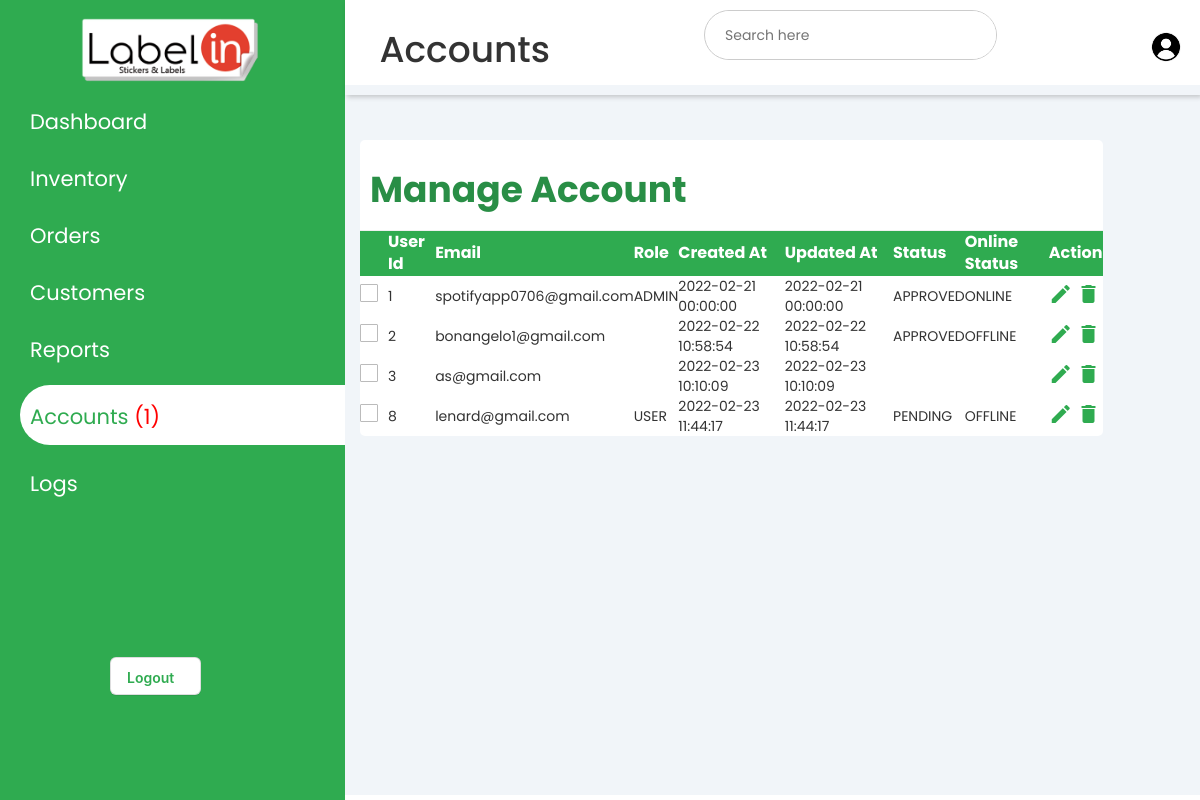
The app's page /adminaccounts.php with its own data.
### tables this page shows
CREATE TABLE `users` (
  `user_id` int(11) NOT NULL,
  `password` varchar(60) NOT NULL,
  `email` varchar(60) NOT NULL,
  `role` varchar(10) NOT NULL,
  `createdat` datetime NOT NULL,
  `updatedat` datetime NOT NULL,
  `status` varchar(40) NOT NULL,
  `onstat` varchar(20) NOT NULL
);

### adminaccounts.php (the view, shortened to what this page needs)
<?php
  include "conn.php";
  $pending = 0;
  $pencheck = $conn -> query("SELECT * FROM users WHERE status = 'PENDING'");
  while($found = mysqli_fetch_array($pencheck))
  {
    $pending += 1;
  }
$users = "SELECT * FROM users";
$result = mysqli_query($conn,$users);
?>
<!DOCTYPE html>
<html lang="en">
<head>
    <link rel="stylesheet" href="https://maxst.icons8.com/vue-static/landings/line-awesome/line-awesome/1.3.0/css/line-awesome.min.css">
    <link rel="stylesheet" href="https://maxcdn.bootstrapcdn.com/font-awesome/4.7.0/css/font-awesome.min.css">
    <link rel="stylesheet" href="https://maxcdn.bootstrapcdn.com/bootstrap/3.3.7/css/bootstrap.min.css">
    <link rel="stylesheet" href="css/admindashboard.css">
</head>
<body>
        <div class="sidebar">
            <div class="sidebar-brand">
                <img src="image/labelin-logo.png" class="labelinlogo" alt="">
            </div>
            <div class="sidebar-menu">
                <ul>
                    <li>
                        <a href="admindashboard.php"><span class="las la-igloo"></span>
                        <span>Dashboard</span></a>
                    </li>
                    <li>
                        <a href="admininventory.php" ><span class="las la-clipboard-list"></span>
                        <span>Inventory</span></a>
                    </li>
                    <li>
                        <a href="" ><span class="las la-receipt"></span>
                        <span>Orders</span></a>
                    </li>
                    <li>
                        <a href=""><span class="las la-users"></span>
                        <span>Customers</span></a>
                    </li>
                    <li>
                        <a href=""><span class="las la-paste"></span>
                        <span>Reports</span></a>
                    </li>
                    <li>
                        <a href="" class="active"><span class="las la-user-circle"></span>
                        <span>Accounts <font style= color:red;>(<?php echo $pending?>)</font></span></a>
                    </li>
                    <li>
                        <a href="adminlogs.php"><span class="las la-igloo"></span>
                        <span>Logs</span></a>
                    </li>
                </ul>
                <a href="logout.php"><div>
                    <button class="btnlogout" role="button">Logout <span class="las la-door-open"></span></button>
                </div></a>
            </div>
        </div>
        <div class = "main-content">
             <header>
                    <h1>
                        <label for="">
                            <span class="la la-bars"></span>
                        </label>
                        Accounts
                    </h1>
                    <div class="search-wrapper">
                        <input type="research" placeholder="Search here">
                    </div>
                    <div class="user-wrapper">
                        <img src="image/usericon.png" width="30px" height="30px" alt="">
                    </div>
            </header>
            <main>
                <div class="table-grid">
                        <div class="orders">
                            <div class="table-card">
                                <div class="table-grid-header">
                                    <h1><b>Manage Account</b></h1>
                                    <br>
                                </div>
                                <div class="table-grid-card-body">
                                    <table width=100%>
                                        <thead>
                                            <tr class="tr-head">
                                                <th></th>
                                                <th>User Id</th>
                                                <th>Email</th>
                                                <th>Role</th>
                                                <th>Created At</th>
                                                <th>Updated At</th>
                                                <th>Status</th>
                                                <th>Online Status</th>
                                                <th>Action</th>
                                            </tr>
                                        </div>
                                    <tbody>
                                        <?php while($row=mysqli_fetch_assoc($result)):?>
                                        <tr>
                                            <th>
                                                <span class="custom-checkbox">
                                                <label for="checkbox1"></label>
                                                </span>
                                            </th>
                                            <td><?php echo $row['user_id'];?></td>
                                            <td><?php echo $row['email'];?></td>
                                            <td><?php echo $row['role'];?></td>
                                            <td><?php echo $row['createdat'];?></td>
                                            <td><?php echo $row['updatedat'];?></td>
                                            <td><?php echo $row['status'];?></td>
                                            <td><?php echo $row['onstat'];?></td>
                                            <td>
                                            <a href="" class="edit" data-toggle="modal"><i class="material-icons" data-toggle="tooltip" title="Edit">&#xE254;</i></a>
                                            <a href="" class="delete" data-toggle="modal"><i class="material-icons" data-toggle="tooltip" title="Delete">&#xE872;</i></a>
                                            </td>
                                         </tr>
                                         <?php endwhile;?>
                                        </tbody>
                            </div>
                                </div>
                            </div>
                        </div>
</body>
</html>

### css/admindashboard.css (style rules this page uses)
:root { --main-color: #2fab50; --color-dark: #1D2231; --text-grey: #8390A2; }
* { padding: 0; margin: 0; box-sizing: border-box; list-style-type: none; text-decoration: none; font-family: 'Poppins', sans-serif; }
.sidebar { width: 345px; position: fixed; left: 0; top: 0; height: 100%; background: var(--main-color); z-index: 100; }
.sidebar-brand { height: 90px; padding: 1rem 0rem 1rem 2rem; color: #fff; }
.sidebar-menu { margin-top: 1rem; }
.sidebar-brand img { margin-right: .4rem; position: relative; left: 53px; top: -45px; }
.sidebar-menu li { width: 100%; margin-bottom: 1.7rem; padding-left: 2rem; }
.sidebar-menu a.active { background: #fff; padding-top: 1rem; padding-bottom: 1rem; color: var(--main-color); border-radius: 30px 0px 0px 30px; }
.sidebar-menu a { display: block; color: #fff; font-size: 21px; }
.sidebar-menu a span:first-child { font-size: 28px; padding-right: 1rem; }
header { display: flex; justify-content: space-between; padding: 1rem 1.5rem; box-shadow: 2px 2px 5px rgba(0,0,0,0.2); position: fixed; left: 345px; width: calc(100% - 345px); top: 0; z-index: 100; }
header label span { font-size: 1.7rem; padding-right: 1rem; }
.search-wrapper { border: 1px solid #ccc; border-radius: 30px; height: 50px; display: flex; align-items: center; overflow-x: hidden; }
.search-wrapper input { height: 100%; padding: .5m; border: none; outline: none; }
.user-wrapper { display: flex; align-items: center; }
.user-wrapper img { border-radius: 50%; margin-right: .4rem; }
.main-content { margin-left: 345px; }
main { margin-top:85px; padding: 2rem 1.5rem; background: #f1f5f9; min-height: calc(100vh - 90px); }
table { border-collapse: collapse; }
.table-grid { margin-top: 3.5rem; display: grid; grid-gap: 3rem; grid-template-columns: 90% auto; border-spacing: 25px; }
.table-card { background: #fff; border-radius: 5px; border-spacing: 5px 1rem; }
.table-grid-header, .table-grid-body { padding: 1rem; }
.table-grid-header { display: flex; justify-content: space-between; align-items: center; color: #298e46; border-bottom: 1px solid #f0f0f0; }
.tr-head { font-size: 16px; color: #fff; background-color: var(--main-color); }
.table-grid td:last-child i { text-align: center; color: var(--main-color); }
.btnlogout { appearance: none; background-color: #ffff; border: 1px solid rgba(27, 31, 35, .15); border-radius: 6px; box-shadow: rgba(27, 31, 35, .1) 0 1px 0; box-sizing: border-box; color: var(--main-color); cursor: pointer; display: inline-block; font-family: -apple-system,system-ui,"Segoe UI",Helvetica,Arial,sans-serif,"Apple Color Emoji","Segoe UI Emoji"; font-size: 14px; font-weight: 600; line-height: 20px; padding: 6px 16px; position: relative; text-align: center; text-decoration: none; user-select: none; -webkit-user-select: none; touch-action: manipulation; vertical-align: middle; white-space: nowrap; margin-left: 11rem; margin-top: 40%; }
.custom-checkbox { position: relative; }
.custom-checkbox label:before { width: 18px; height: 18px; }
.custom-checkbox label:before { content: ''; margin-right: 10px; display: inline-block; vertical-align: text-top; background: white; border: 1px solid #bbb; border-radius: 1px; box-sizing: border-box; z-index: 2; }
.labelinlogo { width: 190px; height: 70px; margin-top: 50px; }

### records on screen
users: user_id "1", email "spotifyapp0706@gmail.com", role "ADMIN", createdat "2022-02-21 00:00:00", updatedat "2022-02-21 00:00:00", status "APPROVED", onstat "ONLINE"
users: user_id "2", email "bonangelo1@gmail.com", createdat "2022-02-22 10:58:54", updatedat "2022-02-22 10:58:54", status "APPROVED", onstat "OFFLINE"
users: user_id "3", email "as@gmail.com", createdat "2022-02-23 10:10:09", updatedat "2022-02-23 10:10:09"
users: user_id "8", email "lenard@gmail.com", role "USER", createdat "2022-02-23 11:44:17", updatedat "2022-02-23 11:44:17", status "PENDING", onstat "OFFLINE"

### other values on screen
$pending "1"
